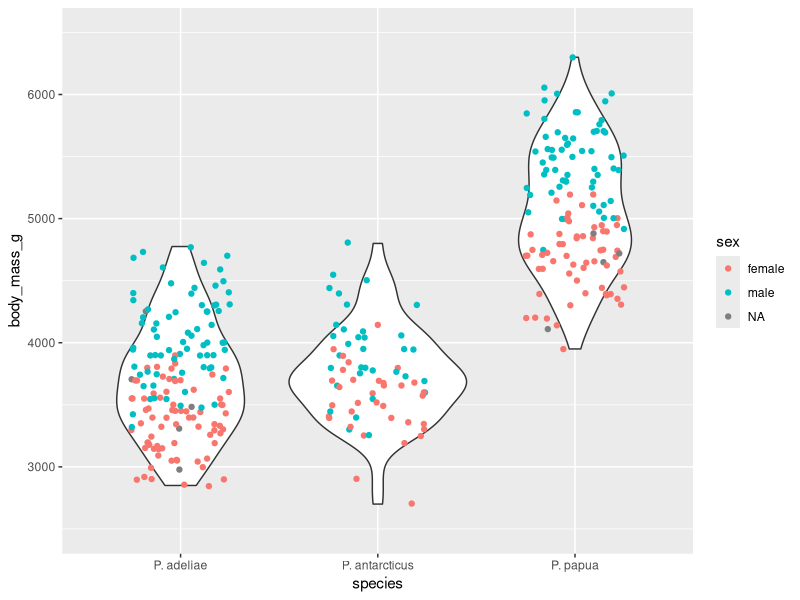
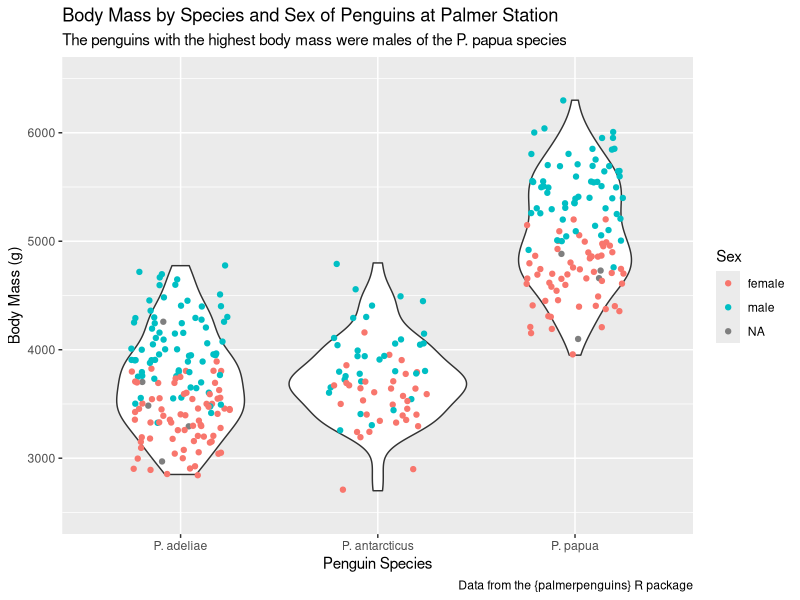
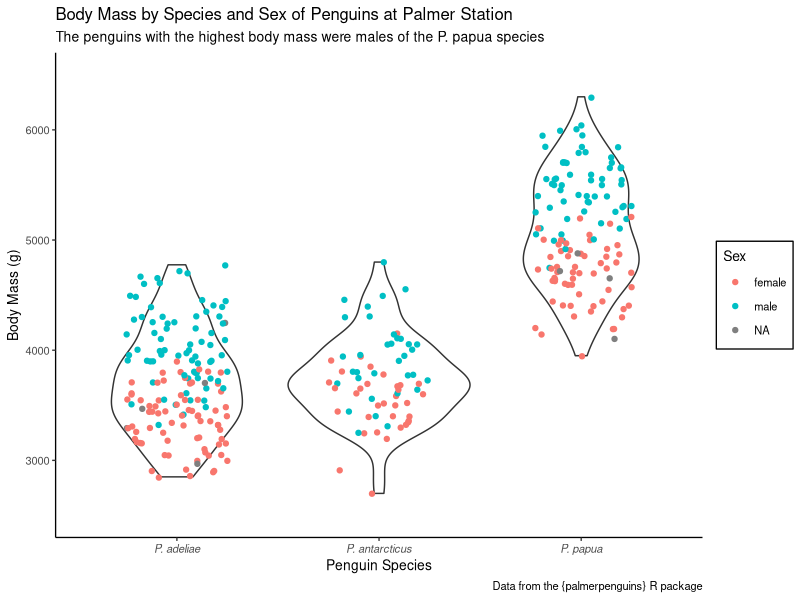
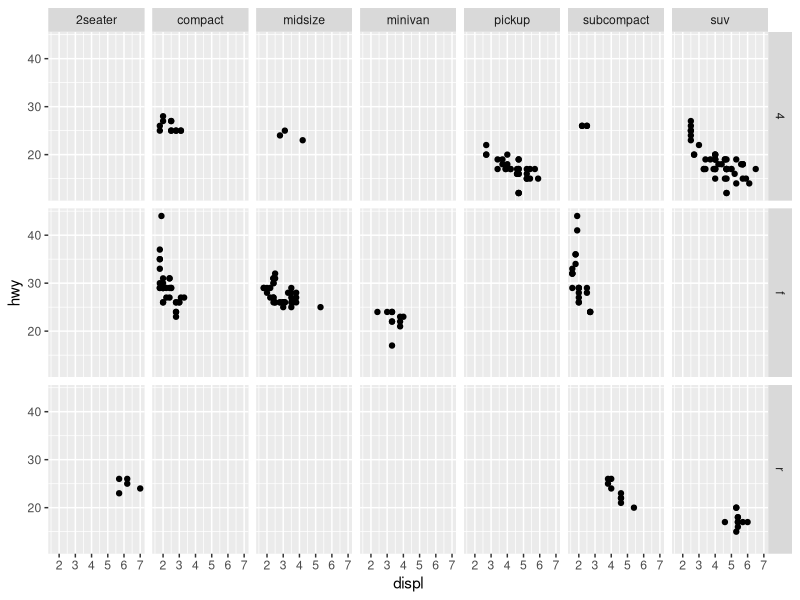
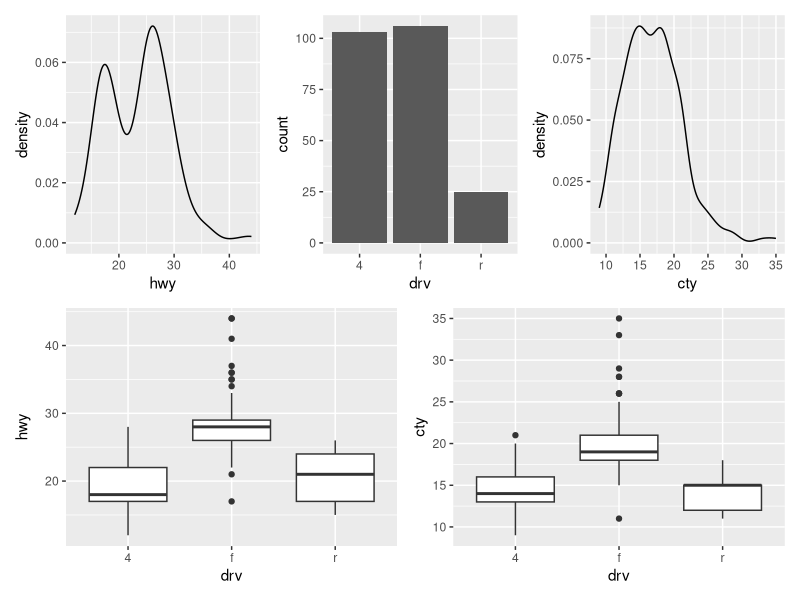
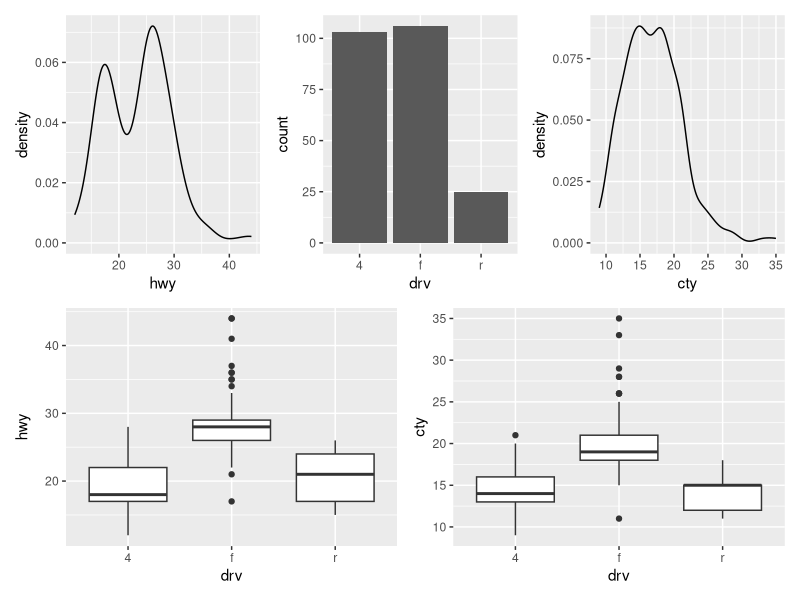
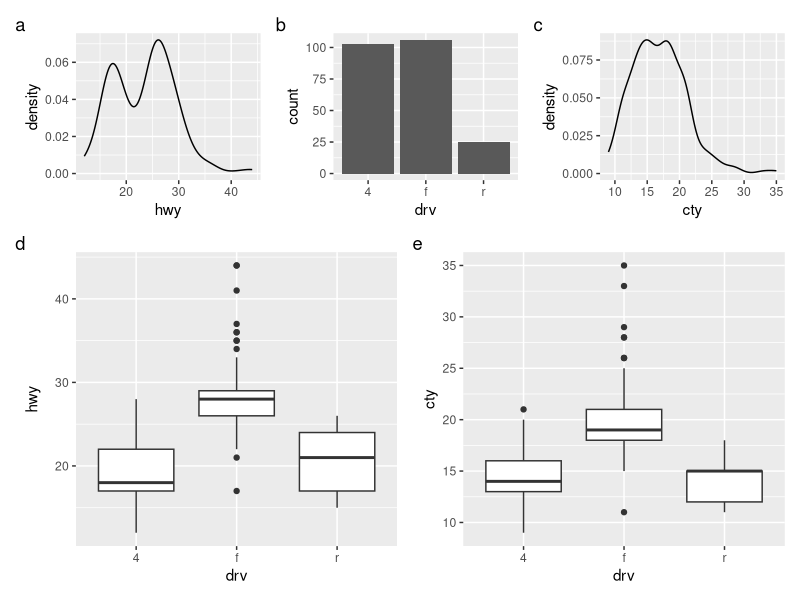
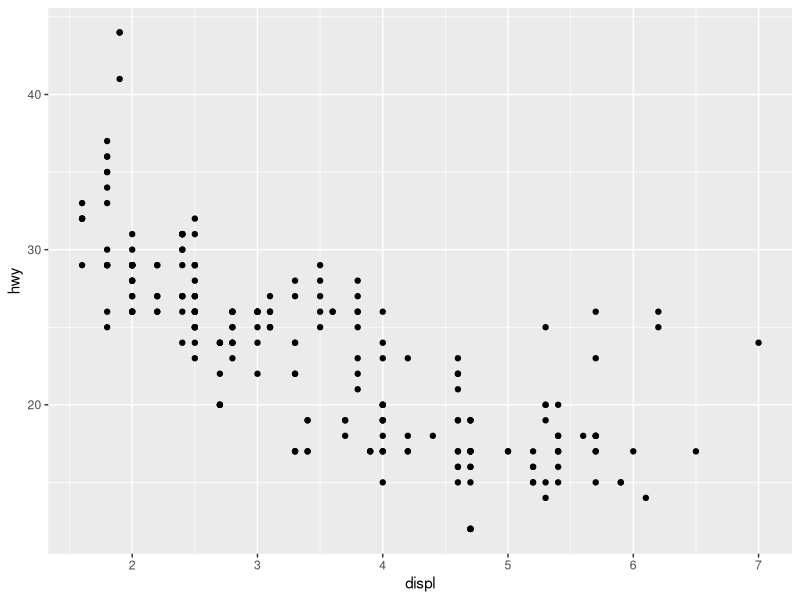

These charts were generated, in order, by the following R code:
## ---- chunk 1
#| message: false
#| warning: false

library(tidyverse)
library(palmerpenguins)

ggplot(penguins, aes(x = species, y = body_mass_g)) +
  geom_violin() + 
  geom_jitter(width = 0.25, aes(color = sex)) +
  scale_y_continuous(limits = c(2500, 6500)) +
  scale_x_discrete(
    labels = c(
      "Adelie" = "P. adeliae",
      "Chinstrap" = "P. antarcticus",
      "Gentoo" = "P. papua"
    )
  )
## ---- chunk 2
#| message: false
#| warning: false

ggplot(penguins, aes(x = species, y = body_mass_g)) +
  geom_violin() + 
  geom_jitter(width = 0.25, aes(color = sex)) +
  scale_y_continuous(limits = c(2500, 6500)) +
  scale_x_discrete(
    labels = c(
      "Adelie" = "P. adeliae",
      "Chinstrap" = "P. antarcticus",
      "Gentoo" = "P. papua"
    )
  ) +
  labs(
    x = "Penguin Species",
    y = "Body Mass (g)",
    color = "Sex",
    title = "Body Mass by Species and Sex of Penguins at Palmer Station",
    subtitle = "The penguins with the highest body mass were males of the P. papua species",
    caption = "Data from the {palmerpenguins} R package"
  )
## ---- chunk 3
#| message: false
#| warning: false

ggplot(penguins, aes(x = species, y = body_mass_g)) +
  geom_violin() + 
  geom_jitter(width = 0.25, aes(color = sex)) +
  scale_y_continuous(limits = c(2500, 6500)) +
  scale_x_discrete(
    labels = c(
      "Adelie" = "P. adeliae",
      "Chinstrap" = "P. antarcticus",
      "Gentoo" = "P. papua"
    )
  ) +
  labs(
    x = "Penguin Species",
    y = "Body Mass (g)",
    color = "Sex",
    title = "Body Mass by Species and Sex of Penguins at Palmer Station",
    subtitle = "The penguins with the highest body mass were males of the P. papua species",
    caption = "Data from the {palmerpenguins} R package"
  ) +
  theme_classic(base_size = 10) +
  theme(
    axis.text.x = element_text(face = "italic"),
    legend.background = element_rect(color = "black")
  )
## ---- chunk 4
#| message: false

library(tidyverse)
ggplot(mpg, aes(x = displ, y = hwy)) + 
  geom_point() + 
  facet_grid(drv~class)
## ---- chunk 5
#| message: false
#| echo: false

library(patchwork)
p1 <- ggplot(mpg, aes(x = hwy)) + geom_density()
p2 <- ggplot(mpg, aes(x = drv)) + geom_bar()
p3 <- ggplot(mpg, aes(x = cty)) + geom_density()
p4 <- ggplot(mpg, aes(x = drv, y = hwy)) + geom_boxplot()
p5 <- ggplot(mpg, aes(x = drv, y = cty)) + geom_boxplot()
((p1 + p2 + p3) / (p4 + p5))
## ---- chunk 6
#| message: false

library(patchwork)
p1 <- ggplot(mpg, aes(x = hwy)) + geom_density()
p2 <- ggplot(mpg, aes(x = drv)) + geom_bar()
p3 <- ggplot(mpg, aes(x = cty)) + geom_density()
p4 <- ggplot(mpg, aes(x = drv, y = hwy)) + geom_boxplot()
p5 <- ggplot(mpg, aes(x = drv, y = cty)) + geom_boxplot()
((p1 + p2 + p3) / (p4 + p5))
## ---- chunk 7
((p1 + p2 + p3) / (p4 + p5)) + 
  plot_layout(heights = c(1, 2)) +
  plot_annotation(tag_levels = "a")
## ---- chunk 8
# eval: false

p <- ggplot(mpg, aes(x = displ, y = hwy)) + geom_point()
ggsave("act3a.png", plot = p, width = 5, height = 3, units = "in")
